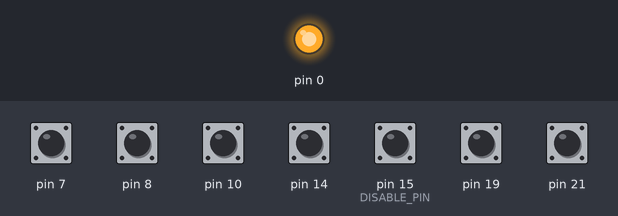
A sketch run on a simulated Arduino Leonardo, built with avr-gcc and run on an emulated ATmega32U4. On the bench: output pins drawn as LEDs (lit = HIGH). The inputs (shaded band) are chosen by the test bench; at power-on: pin 7, pin 8, pin 10, pin 14, pin 15 (DISABLE_PIN), pin 19, pin 21 HIGH. USB keyboard and mouse output is not drawn.

Above: at 0.1 s.
Timing chart, 0 to 1.6 s (numbered marks = the images above):
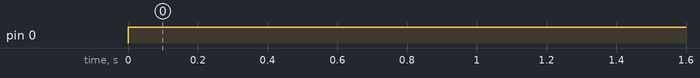

The sketch:

sketch_oct17a.ino
```cpp
#include <CapacitiveSensor.h>
#include <Keyboard.h>

#include "capacitiveKey.h"
#include "mechanicalKey.h"

#define DISABLE_PIN 15

void setup() {
  Keyboard.begin();
  pinMode(DISABLE_PIN, INPUT_PULLUP);
  pinMode(21, INPUT_PULLUP);
  pinMode(19, INPUT_PULLUP);
  pinMode(14, INPUT_PULLUP);
  pinMode(10, INPUT_PULLUP);
}
//capacitive keys:
CapacitiveKey key0 = CapacitiveKey(
  2,    //Capacitive Send Pin
  8,    //Capacitive Sense Pin
  5,    //Capacitive Treshold
  'z'
);
CapacitiveKey key1 = CapacitiveKey(
  4,    //Capacitive Send Pin
  7,    //Capacitive Sense Pin
  5,    //Capacitive Treshold
  'x'
);
//mech keys:
MechanicalKey mkey0 = MechanicalKey(
  21,   //Mechanical pin
  'd'
);
MechanicalKey mkey1 = MechanicalKey(
  19,   //Mechanical pin
  'f'
);
MechanicalKey mkey2 = MechanicalKey(
  14,   //Mechanical pin
  'j'
);
MechanicalKey mkey3 = MechanicalKey(
  10,   //Mechanical pin
  'k'
);

void loop() {
  bool keyboardActive = digitalRead(DISABLE_PIN);

mkey0.mkeyUpdate(keyboardActive);
mkey1.mkeyUpdate(keyboardActive);
mkey2.mkeyUpdate(keyboardActive);
mkey3.mkeyUpdate(keyboardActive);

key0.keyUpdate(keyboardActive);
key1.keyUpdate(keyboardActive);

//code for additional modificator keys
//  key2.keyUpdate(keyboardActive);
//    if (!key2.keyReleased)
  //  {
    //key0mod.keyUpdate(keyboardActive);
    //key1mod.keyUpdate(keyboardActive);
    //}
    //else
    //{
  //key0.keyUpdate(keyboardActive);
  //key1.keyUpdate(keyboardActive);
    //}
}
```

capacitiveKey.h
```cpp
class CapacitiveKey {
  public:
    CapacitiveSensor* sensor;
    bool keyReleased = true;
    char key;
    unsigned int releaseDelay = 20;
    unsigned int releaseTimer;
    unsigned int treshold;
    int led;
    unsigned int sample;

    CapacitiveKey(uint8_t sendPin, uint8_t receivePin, unsigned int capacitiveTreshold, char keyboardKey)  {
      sensor = new CapacitiveSensor(sendPin, receivePin);
      treshold = capacitiveTreshold;
      key = keyboardKey;
    }
    ~CapacitiveKey() {
      delete sensor;
    }
    void keyUpdate(bool keyboardActive) {
      sample = sensor->capacitiveSensorRaw(1);
      if (sample > treshold) {
        if (keyReleased) {
          analogWrite(led, 255);
          if (keyboardActive)
          {
              Keyboard.press(key);
          }
          keyReleased = false;
        }
        releaseTimer = releaseDelay;
      }
      else {
        if (!keyReleased) {
          if (releaseTimer == 0) {
            analogWrite(led, 0);
            Keyboard.release(key);
            keyReleased = true;
          }
          else {
            releaseTimer--;
          }
        }
      }
    }
};
```

mechanicalKey.h
```cpp
class MechanicalKey {
  public:
    bool pressed;
    bool keyReleased = true;
    char key;
    uint8_t newRecievePin;
    unsigned int releaseDelay = 20;
    unsigned int releaseTimer;

    MechanicalKey(uint8_t receivePin, char keyboardKey)  {
      newRecievePin = receivePin;
      key = keyboardKey;
    }

    void mkeyUpdate(bool keyboardActive) {
      pressed = digitalRead(newRecievePin);
      if (pressed == LOW) {
        if (keyReleased) {
          if (keyboardActive)
          {
              Keyboard.press(key);
          }
          keyReleased = false;
        }
        releaseTimer = releaseDelay;
      }
      else {
        if (!keyReleased) {
          if (releaseTimer == 0) {
            Keyboard.release(key);
            keyReleased = true;
          }
          else {
            releaseTimer--;
          }
        }
      }
    }
};
```

Measured:
- by itself, pin 0: LOW → HIGH at 0.00 s
